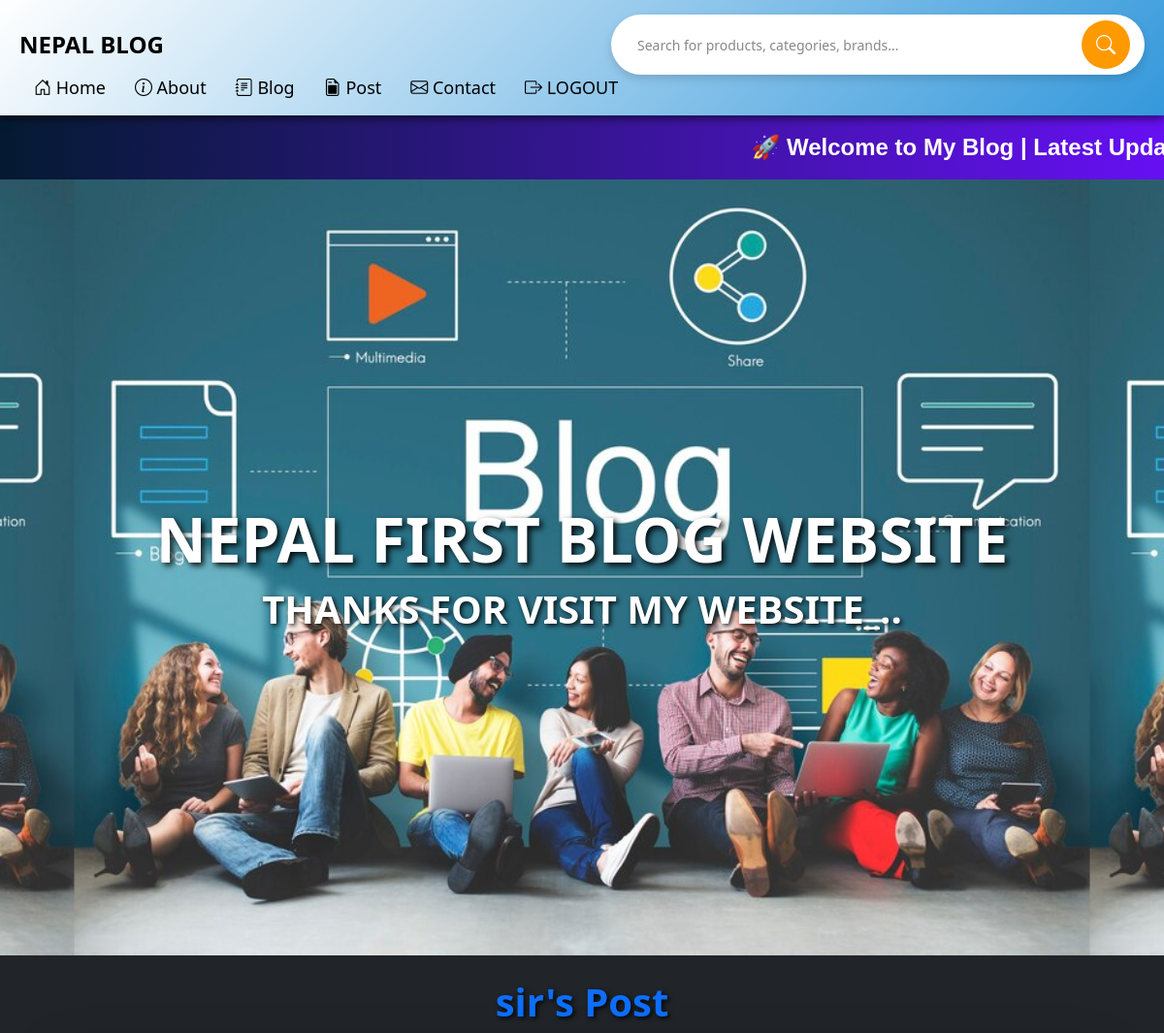
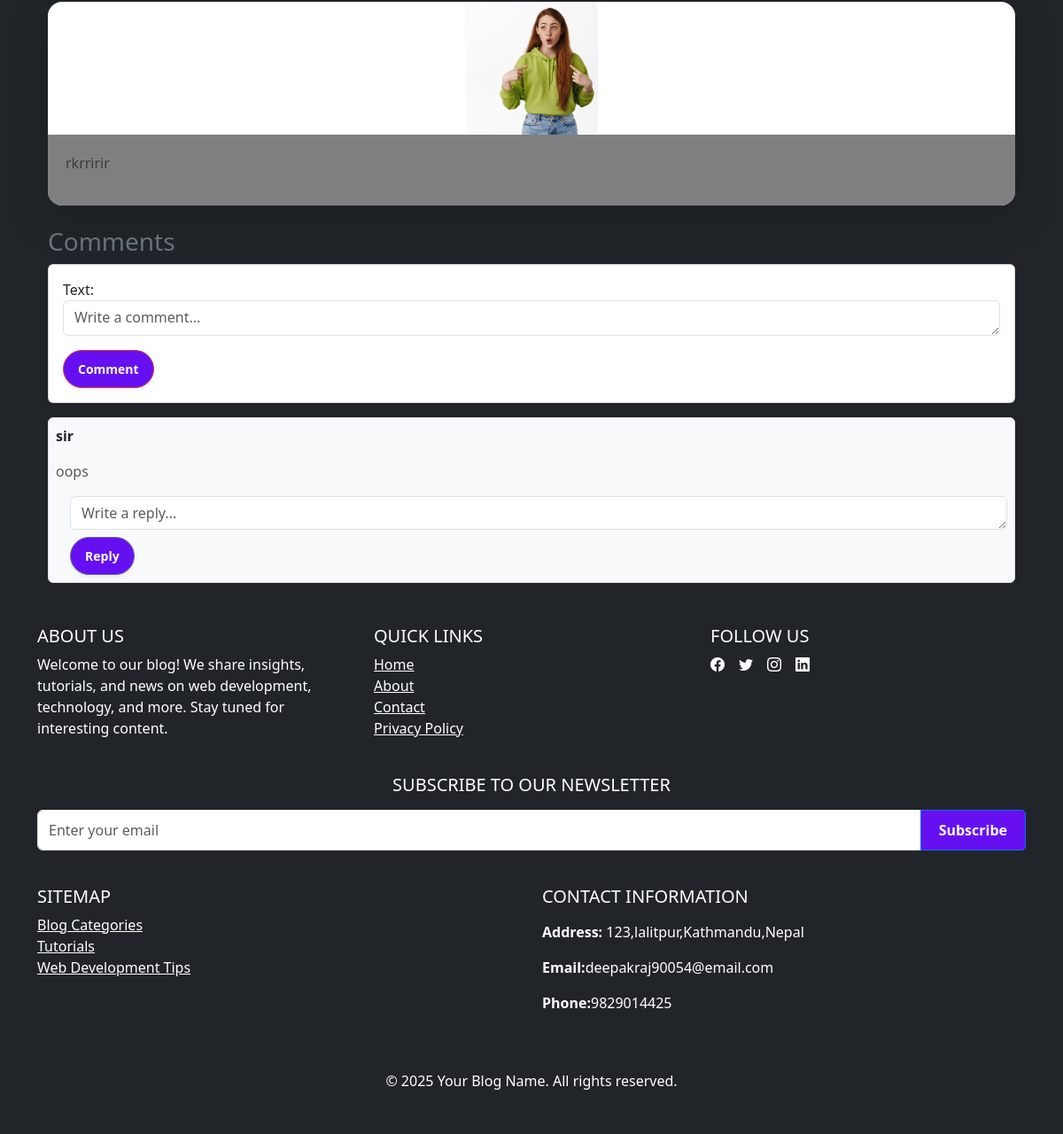
Screenshot of /curd/post/3/ with the database file from the repository (2 pictures, top to bottom).
### curd/models.py (models this page shows, shortened)
class Post(models.Model):
    text = models.TextField()
    user = models.ForeignKey(User, on_delete=models.CASCADE)
    image = models.ImageField(upload_to='photo/', blank=True, null=True)  # ✅ Image field
    caption = models.TextField(max_length=500)
    created_at = models.DateTimeField(auto_now_add=True)  # Correctly defined
    updated_at = models.DateTimeField(auto_now=True)

class Comment(models.Model):
    post = models.ForeignKey(Post, on_delete=models.CASCADE, related_name='comments')
    user = models.ForeignKey(User, on_delete=models.CASCADE)
    text = models.TextField()
    created_at = models.DateTimeField(auto_now_add=True)

### curd/views.py (the view)
# urls.py: path('post/<int:post_id>/', views.post_detail, name='post_detail'),
def post_detail(request, post_id):
    post = get_object_or_404(Post, id=post_id)
    comments = post.comments.all()
    comment_form = CommentForm()
    reply_form = ReplyForm()
    return render(request, 'post/post_detail.html', {
        'post': post,
        'comments': comments,
        'comment_form': comment_form,
        'reply_form': reply_form
    })

### curd/forms.py
class CommentForm(forms.ModelForm):
    class Meta:
        model = Comment
        fields = ['text']

class ReplyForm(forms.ModelForm):
    class Meta:
        model = Reply
        fields = ['text']

### template/post/post_detail.html (shortened to what this page needs)
{% extends 'base.html' %}
{% block content %}
<div class="container mt-4">
    <h2 class="text-primary">{{ post.user.username }}'s Post</h2>
    <div class="card shadow-lg border-0 rounded-4 overflow-hidden">
        {% if post.image %}
            <div class="text-center">
                <img src="{{ post.image.url }}" class="rounded-3" alt="Post Image"
                    style="height: 150px; width: 150px; object-fit: cover;">
            </div>
        {% endif %}
        <div class="card-body">
            <p class="text-muted fs-6">{{ post.caption }}</p>
        </div>
    </div>
    <h3 class="mt-4 text-secondary">Comments</h3>
    <div class="card p-3 shadow-sm">
        <form method="POST" action="{% url 'add_comment' post.id %}">
            <div class="mb-3">
                {{ comment_form.text.label_tag }}
                <textarea name="{{ comment_form.text.name }}" class="form-control"
                    style="height: 2.5rem; width: 100%;" placeholder="Write a comment..."></textarea>
            </div>
            <button type="submit" class="btn btn-danger btn-sm rounded-pill shadow-sm px-3">
                 Comment
            </button>
        </form>
    </div>
    {% for comment in comments %}
    <div class="mt-3 p-2 border rounded shadow-sm bg-light">
        <p class="fw-bold text-dark"> {{ comment.user.username }}</p>
        <p class="text-muted">{{ comment.text }}</p>
        <div class="ms-3">
            <form method="POST" action="{% url 'add_reply' comment.id %}">
                <div class="mb-2">
                    <textarea name="{{ reply_form.text.name }}" class="form-control"
                        style="height: 2rem; width: 100%;" placeholder="Write a reply..."></textarea>
                </div>
                <button type="submit" class="btn btn-secondary btn-sm rounded-pill shadow-sm px-3">
                     Reply
                </button>
            </form>
        </div>
    </div>
    {% endfor %}
</div>
{% endblock %}

### static/card.css (style rules this page uses)
.card-body { background-color: rgba(0, 0, 0, 0.5); color: white; padding: 20px; border-radius: 0 0 15px 15px; }
.btn { background-color: #6610f2; color: white; padding: 10px 20px; text-decoration: none; border-radius: 5px; display: inline-block; font-weight: bold; }

### static/background_img.css (style rules this page uses)
* { margin: 0; padding: 0; box-sizing: border-box; }
body, html { height: 100%; width: 100%; }
h1, h2 { color: white; text-align: center; margin: 10px 0; font-weight: bold; animation: dynamicText 2s infinite alternate; }
h2 { font-size: 2.5rem; text-shadow: 2px 2px 5px rgba(0, 0, 0, 0.884); }
body:not(.home-page) { background-image: none; }

### rows the page displays
Post: user.username "sir", image (picture), caption "rkrririr"
Comment: user.username "sir", text "oops", text "Write a reply..."

### other values shown
{{ comment_form.text.label_tag }} "Text:"
